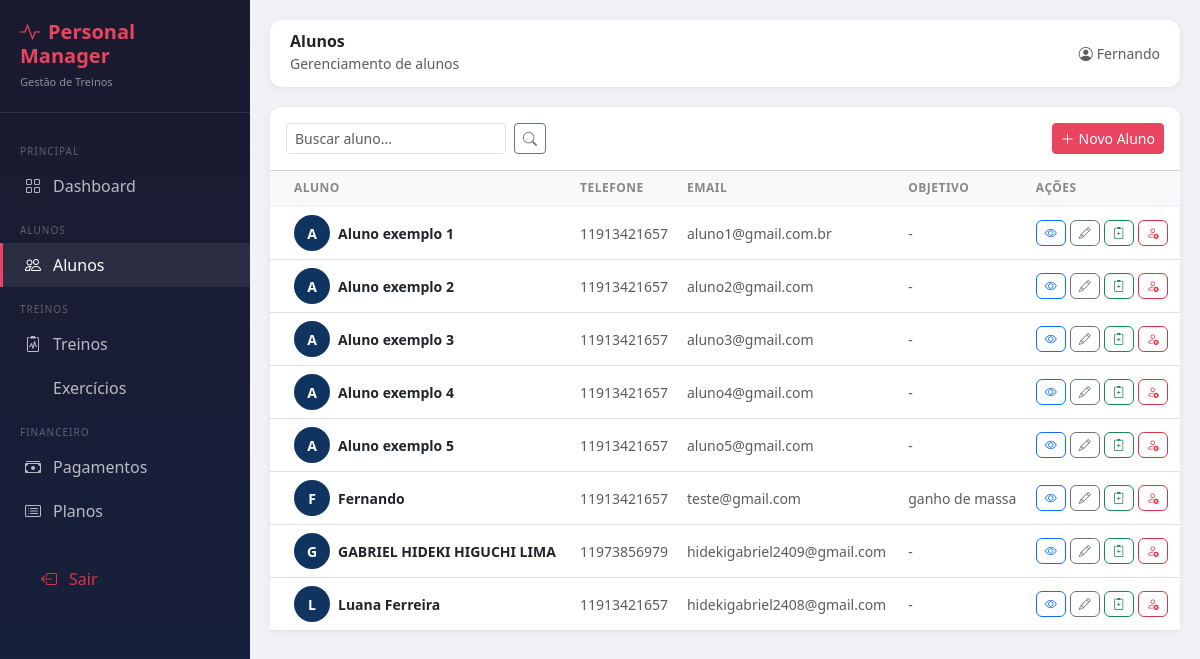
/alunos/ (signed in), run on the app's committed database.
### alunos/models.py (models this page shows, shortened)
class Aluno(models.Model):
    SEXO_CHOICES = [
        ('M', 'Masculino'),
        ('F', 'Feminino'),
        ('O', 'Outro'),
    ]
    usuario = models.OneToOneField(User, on_delete=models.SET_NULL, null=True, blank=True)
    nome = models.CharField(max_length=100)
    telefone = models.CharField(max_length=20)
    email = models.EmailField(unique=True)
    data_nascimento = models.DateField(null=True, blank=True)
    sexo = models.CharField(max_length=1, choices=SEXO_CHOICES, default='M')
    cep = models.CharField(max_length=9, blank=True)
    logradouro = models.CharField(max_length=200, blank=True)
    bairro = models.CharField(max_length=100, blank=True)
    cidade = models.CharField(max_length=100, blank=True)
    estado = models.CharField(max_length=2, blank=True)
    objetivo = models.TextField(blank=True)
    ativo = models.BooleanField(default=True)
    criado_em = models.DateTimeField(auto_now_add=True)
    atualizado_em = models.DateTimeField(auto_now=True)
    class Meta:
        verbose_name = 'Aluno'
        verbose_name_plural = 'Alunos'
        ordering = ['nome']

### alunos/views.py (the view)
# urls.py: path('', views.lista_alunos, name='lista_alunos'),
@login_required
def lista_alunos(request):
    query  = request.GET.get('q', '')
    alunos = Aluno.objects.filter(ativo=True)
    if query:
        alunos = alunos.filter(nome__icontains=query)
    return render(request, 'alunos/lista.html', {'alunos': alunos, 'query': query})

### alunos/templates/alunos/lista.html (shortened to what this page needs)
{% extends 'core/base.html' %}
{% block page_title %}Alunos{% endblock %}
{% block page_subtitle %}Gerenciamento de alunos{% endblock %}
{% block content %}
<div class="card">
  <div class="card-header bg-white d-flex justify-content-between align-items-center py-3">
    <form class="d-flex gap-2" method="get">
      <input type="text" name="q" value="{{ query }}" class="form-control form-control-sm" placeholder="Buscar aluno..." style="width:220px;">
      <button type="submit" class="btn btn-sm btn-outline-secondary"><i class="bi bi-search"></i></button>
    </form>
    <a href="{% url 'cadastrar_aluno' %}" class="btn btn-primary btn-sm">
      <i class="bi bi-plus-lg me-1"></i>Novo Aluno
    </a>
  </div>
  <div class="card-body p-0">
    <table class="table table-hover mb-0">
      <thead class="table-light">
        <tr>
          <th class="ps-4">Aluno</th>
          <th>Telefone</th>
          <th>Email</th>
          <th>Objetivo</th>
          <th>Ações</th>
        </tr>
      </thead>
      <tbody>
        {% for aluno in alunos %}
        <tr>
          <td class="ps-4">
            <div class="d-flex align-items-center gap-2">
              <div class="avatar">{{ aluno.nome|first }}</div>
              <span class="fw-semibold small">{{ aluno.nome }}</span>
            </div>
          </td>
          <td><small class="text-muted">{{ aluno.telefone }}</small></td>
          <td><small class="text-muted">{{ aluno.email }}</small></td>
          <td><small class="text-muted">{{ aluno.objetivo|truncatechars:30|default:"-" }}</small></td>
          <td>
            <div class="d-flex gap-1">
              <a href="{% url 'detalhe_aluno' aluno.pk %}" class="btn btn-xs btn-outline-primary" style="padding:3px 8px;font-size:12px;" title="Ver detalhes">
                <i class="bi bi-eye"></i>
              </a>
              <a href="{% url 'editar_aluno' aluno.pk %}" class="btn btn-xs btn-outline-secondary" style="padding:3px 8px;font-size:12px;" title="Editar">
                <i class="bi bi-pencil"></i>
              </a>
              <a href="{% url 'criar_treino' %}?aluno={{ aluno.pk }}" class="btn btn-xs btn-outline-success" style="padding:3px 8px;font-size:12px;" title="Criar treino">
                <i class="bi bi-clipboard2-plus"></i>
              </a>
              <a href="{% url 'inativar_aluno' aluno.pk %}" class="btn btn-xs btn-outline-danger" style="padding:3px 8px;font-size:12px;" title="Inativar"
                onclick="return confirm('Inativar {{ aluno.nome }}?')">
                <i class="bi bi-person-x"></i>
              </a>
            </div>
          </td>
        </tr>
        {% endfor %}
      </tbody>
    </table>
  </div>
</div>
{% endblock %}

### core/templates/core/base.html (shortened to what this page needs)
<!DOCTYPE html>
<html lang="pt-br">
<head>
  <link href="https://cdn.jsdelivr.net/npm/bootstrap@5.3.0/dist/css/bootstrap.min.css" rel="stylesheet">
  <link href="https://cdn.jsdelivr.net/npm/bootstrap-icons@1.11.0/font/bootstrap-icons.css" rel="stylesheet">
</head>
<body>
<nav class="sidebar">
  <div class="brand">
    <h5><i class="bi bi-activity me-2"></i>Personal Manager</h5>
    <small>Gestão de Treinos</small>
  </div>
  <div class="mt-3">
    <div class="nav-section">Principal</div>
    <a href="{% url 'dashboard' %}" class="nav-link {% if request.resolver_match.url_name == 'dashboard' %}active{% endif %}">
      <i class="bi bi-grid"></i> Dashboard
    </a>
    <div class="nav-section">Alunos</div>
    <a href="{% url 'lista_alunos' %}" class="nav-link {% if 'aluno' in request.resolver_match.url_name %}active{% endif %}">
      <i class="bi bi-people"></i> Alunos
    </a>
    <div class="nav-section">Treinos</div>
    <a href="{% url 'lista_treinos' %}" class="nav-link {% if 'treino' in request.resolver_match.url_name %}active{% endif %}">
      <i class="bi bi-clipboard2-pulse"></i> Treinos
    </a>
    <a href="{% url 'lista_exercicios' %}" class="nav-link {% if 'exercicio' in request.resolver_match.url_name %}active{% endif %}">
       Exercícios
    </a>
    <div class="nav-section">Financeiro</div>
    <a href="{% url 'lista_pagamentos' %}" class="nav-link {% if 'pagamento' in request.resolver_match.url_name %}active{% endif %}">
      <i class="bi bi-cash-stack"></i> Pagamentos
    </a>
    <a href="{% url 'lista_planos' %}" class="nav-link {% if 'plano' in request.resolver_match.url_name %}active{% endif %}">
      <i class="bi bi-card-list"></i> Planos
    </a>
    <div class="mt-4 px-3">
      <a href="{% url 'logout' %}" class="nav-link text-danger">
        <i class="bi bi-box-arrow-left"></i> Sair
      </a>
    </div>
  </div>
</nav>
<div class="main-content">
  <div class="topbar">
    <div>
      <h6 class="mb-0 fw-bold">{% block page_title %}Dashboard{% endblock %}</h6>
      <small class="text-muted">{% block page_subtitle %}{% endblock %}</small>
    </div>
    <div class="d-flex align-items-center gap-3">
      <span class="text-muted small"><i class="bi bi-person-circle me-1"></i>{{ request.user.get_full_name|default:request.user.username }}</span>
    </div>
  </div>
  {% block content %}{% endblock %}
</div>
</body>
</html>

### core/templates/core/base.html (style rules this page uses)
:root { --primary: #1a1a2e; --secondary: #16213e; --accent: #e94560; --accent2: #0f3460; --light-bg: #f8f9fa; }
body { background-color: #f0f2f5; font-family: 'Segoe UI', sans-serif; }
.sidebar { width: 250px; min-height: 100vh; background: linear-gradient(180deg, var(--primary) 0%, var(--secondary) 100%); position: fixed; top: 0; left: 0; z-index: 100; transition: all 0.3s; }
.sidebar .brand { padding: 20px; border-bottom: 1px solid rgba(255,255,255,0.1); }
.sidebar .brand h5 { color: var(--accent); font-weight: 700; margin: 0; }
.sidebar .brand small { color: rgba(255,255,255,0.5); font-size: 11px; }
.sidebar .nav-link { color: rgba(255,255,255,0.7); padding: 10px 20px; display: flex; align-items: center; gap: 10px; transition: all 0.2s; border-left: 3px solid transparent; }
.sidebar .nav-link:hover, .sidebar .nav-link.active { color: #fff; background: rgba(255,255,255,0.08); border-left-color: var(--accent); }
.sidebar .nav-link i { width: 20px; text-align: center; }
.sidebar .nav-section { font-size: 10px; text-transform: uppercase; letter-spacing: 1px; color: rgba(255,255,255,0.3); padding: 15px 20px 5px; }
.main-content { margin-left: 250px; padding: 20px; }
.topbar { background: #fff; padding: 12px 20px; margin-bottom: 20px; border-radius: 12px; box-shadow: 0 2px 10px rgba(0,0,0,0.06); display: flex; justify-content: space-between; align-items: center; }
.card { border: none; border-radius: 12px; box-shadow: 0 2px 10px rgba(0,0,0,0.06); }
.card-header { border-radius: 12px 12px 0 0 !important; }
.btn-primary { background-color: var(--accent); border-color: var(--accent); }
.table th { font-size: 12px; text-transform: uppercase; letter-spacing: 0.5px; color: #888; border-bottom: 2px solid #f0f2f5; }
.table td { vertical-align: middle; }
.avatar { width: 36px; height: 36px; border-radius: 50%; background: var(--accent2); display: inline-flex; align-items: center; justify-content: center; color: #fff; font-weight: 600; font-size: 14px; }

### data on the page
Aluno: nome|first "A", nome "Aluno exemplo 1", telefone "11913421657", email "aluno1@gmail.com.br", objetivo "-"
Aluno: nome|first "A", nome "Aluno exemplo 2", telefone "11913421657", email "aluno2@gmail.com", objetivo "-"
Aluno: nome|first "A", nome "Aluno exemplo 3", telefone "11913421657", email "aluno3@gmail.com", objetivo "-"
Aluno: nome|first "A", nome "Aluno exemplo 4", telefone "11913421657", email "aluno4@gmail.com", objetivo "-"
Aluno: nome|first "A", nome "Aluno exemplo 5", telefone "11913421657", email "aluno5@gmail.com", objetivo "-"
Aluno: nome|first "F", nome "Fernando", telefone "11913421657", email "teste@gmail.com", objetivo "ganho de massa"
Aluno: nome|first "G", nome "GABRIEL HIDEKI HIGUCHI LIMA", telefone "11973856979", email "hidekigabriel2409@gmail.com", objetivo "-"
Aluno: nome|first "L", nome "Luana Ferreira", telefone "11913421657", email "hidekigabriel2408@gmail.com", objetivo "-"

### other printed values
{{ request.user.get_full_name|default:request.user.username }} "Fernando"
